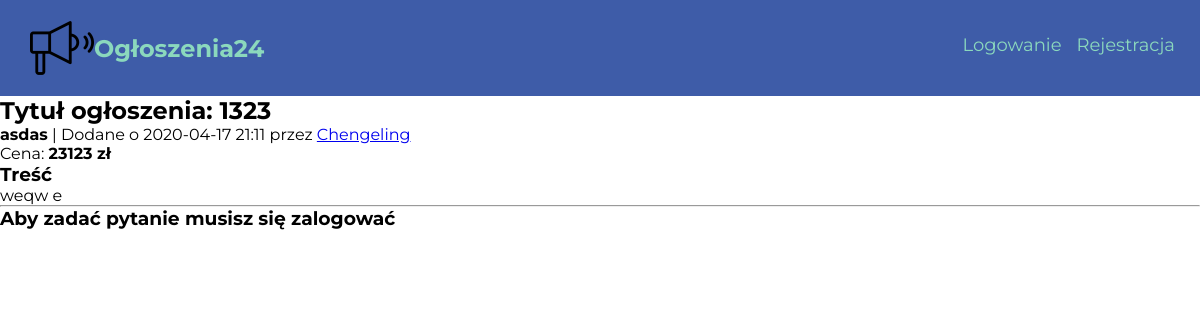
Screenshot of /ogloszenie/9/ with the database file from the repository.
### Ogloszenia24/models.py (models this page shows, shortened)
class Advert(db.Model):
    __searchable__ = ['title']
    id = db.Column(db.Integer, primary_key=True)
    date = db.Column(db.DateTime, nullable=False, default = datetime.utcnow)
    title = db.Column(db.String(100), nullable=False)
    content = db.Column(db.Text, nullable = False)
    user_id = db.Column(db.Integer, db.ForeignKey('user.id'), nullable=False)
    category = db.Column(db.String(50), nullable=False)
    price = db.Column(db.Integer)
    city = db.Column(db.String(), nullable=False)

class User(db.Model, UserMixin):
    id = db.Column(db.Integer, primary_key = True)
    username = db.Column(db.String(20), unique=True, nullable=False)
    password = db.Column(db.String(30), nullable=False)
    email = db.Column(db.String(100), nullable=False, unique=True)
    adverts = db.relationship('Advert', backref='autor', lazy=True)
    messages_sent = db.relationship('Message',foreign_keys='Message.sender_id', backref='author', lazy='dynamic')
    messages_received = db.relationship('Message',foreign_keys='Message.recipient_id', backref='recipient', lazy='dynamic')
    telephone = db.Column(db.String(15))

### Ogloszenia24/views.py (the view)
@app.route("/ogloszenie/<int:advert_id>/", methods=['POST', 'GET'])
def show_advert(advert_id):
    form = MessageForm()
    advert = Advert.query.get_or_404(advert_id)
    if form.validate_on_submit():
        message = Message(title = form.title.data, body = form.message.data, sender_id = current_user.id, recipient_id = advert.user_id)
        db.session.add(message)
        db.session.commit()
        flash("Pomyślnie wysłano wiadomość")
        return redirect(url_for('home'))
    return render_template('show_ad.html',title = advert.title, form = form, advert=advert)

### Ogloszenia24/templates/show_ad.html
{% extends "layout.html" %}
{% block content %}
<div class="ad-info">
    <h2> Tytuł ogłoszenia: {{ advert.title }}</h2>
    <p><strong>{{advert.city }}</strong> |  Dodane o {{ advert.date.strftime('%Y-%m-%d %H:%M') }} przez <a href="{{ url_for('account') }}">{{ advert.autor.username }}</a></p>
    <p>Cena: <strong>{{ advert.price }} zł </strong></p>
    <h3>Treść</h3>
    <p>{{ advert.content }}</p>
    <hr>
    {% if current_user.is_authenticated and current_user.username != advert.autor.username%}
      <div class="message-form">
        <h3>Masz pytanie?</h3>
        <form action="" method='POST'>
          {{ form.hidden_tag() }}
          <div class="form-group">
            {{ form.title.label }}
            {{ form.title }}
            {% if form.title.errors %}
              <ul class="errors">
                {% for error in form.title.errors %}
                  <li>{{ error }}</li>
                {% endfor %}
              </ul>
            {% endif %}
          </div>
          <div class="form-group">
            {{ form.message.label }}
            {{ form.message(rows='10', cols='40') }}
            {% if form.message.errors %}
              <ul class="errors">
                {% for error in form.content.errors %}
                <li>{{ error }}</li>
                {% endfor %}
              </ul>
            {% endif %}
          </div>
          {{ form.submit }}
        </form>
      </div>
    {% elif current_user.username == advert.autor.username %}
    {% else %}
      <h3>Aby zadać pytanie musisz się zalogować</h3>
    {% endif %}
</div>
{% endblock %}

### Ogloszenia24/static/style.css (style rules this page uses)
* { margin: 0; padding: 0; box-sizing: border-box; font-family: 'Montserrat', sans-serif; }
:root { --primary-color: #3e5ca8; --secondary-color: #8BD8BD; --orange-color: rgb(255, 113, 18); }

### rows the page displays
Advert: title "1323", city "asdas", date "2020-04-17 21:11", price "23123", content "weqw e"
User: autor.username "Chengeling"
